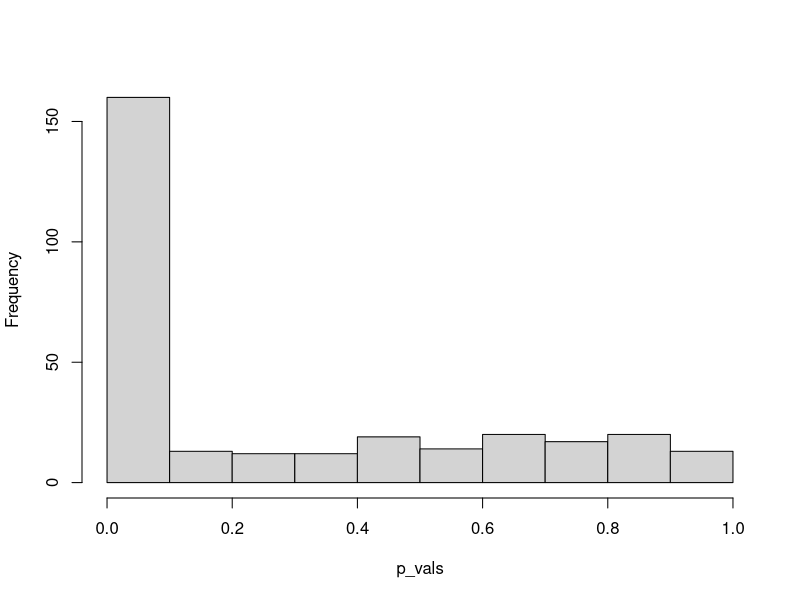

Write the R code that produced this figure.
############################################################
### Simulate Weird P-Value Distributions
### Written By: Sara Geraghty, Sept. 2021
############################################################

library(broom)

# Draw values from common sample distributions
n <- 1000

norm_vals <- rnorm(n, 0, 1)
norm_vals2 <- rnorm(n, 7, 3)
beta_vals <- rbeta(n, 24.13, 7.67)
uniform_vals <- runif(n, min=1, max=3)
exp_vals <- rexp(n, rate = 1)
f_vals <- rf(n, df1=5, df2=2)


# Run sample linear models and plot the p-value distributions
# Linear models assume normally distributed x and y values

num_runs <- 150

p_vals <- c()
for (i in 1:num_runs) {
  norm_vals <- rnorm(n, 0, 1)
  norm_vals2 <- rnorm(n, 7, 3)
  #linearly_rel_vals <- unlist(lapply(norm_vals, function(x) x * sample(c(2,3,4), 1, replace = TRUE)))
  #beta_vals <- rbeta(n, 24.13, 7.67)
  beta_vals <- rbeta(n, 24.13, 2)
  #uniform_vals <- runif(n, min=1, max=3)
  #exp_vals <- rexp(n, rate = 1)
  #poly_rel_vals <- unlist(lapply(norm_vals, function(x) x^sample(c(2,3,4), 1, replace = TRUE)))
  #poly_rel_vals2 <- unlist(lapply(norm_vals2, function(x) x^sample(c(2,3,4), 1, replace = TRUE)))
  #collinear_vals <- unlist(lapply(norm_vals, function(x) x^sample(c(2,3,4), 1, replace = TRUE)))
  
  #lm_fit <- tidy(lm(norm_vals ~ norm_vals2))
  #lm_fit <- tidy(lm(linearly_rel_vals ~ norm_vals))
  #lm_fit <- tidy(lm(beta_vals ~ norm_vals))
  #lm_fit <- tidy(lm(norm_vals ~ beta_vals))
  #lm_fit <- tidy(lm(uniform_vals ~ norm_vals))
  #lm_fit <- tidy(lm(norm_vals ~ uniform_vals))
  #lm_fit <- tidy(lm(exp_vals ~ norm_vals))
  #lm_fit <- tidy(lm(norm_vals ~ exp_vals))
  #lm_fit <- tidy(lm(poly_rel_vals2 ~ norm_vals))
  #lm_fit <- tidy(lm(norm_vals2 ~ norm_vals + collinear_vals))
  #lm_fit <- tidy(lm(exp_vals ~ rexp(n, rate = 3)))
  lm_fit <- tidy(lm(beta_vals ~ rbeta(n, 17, 5)))
  
  p_vals <- c(p_vals, lm_fit$p.value)
  
}
hist(p_vals, main = "")  